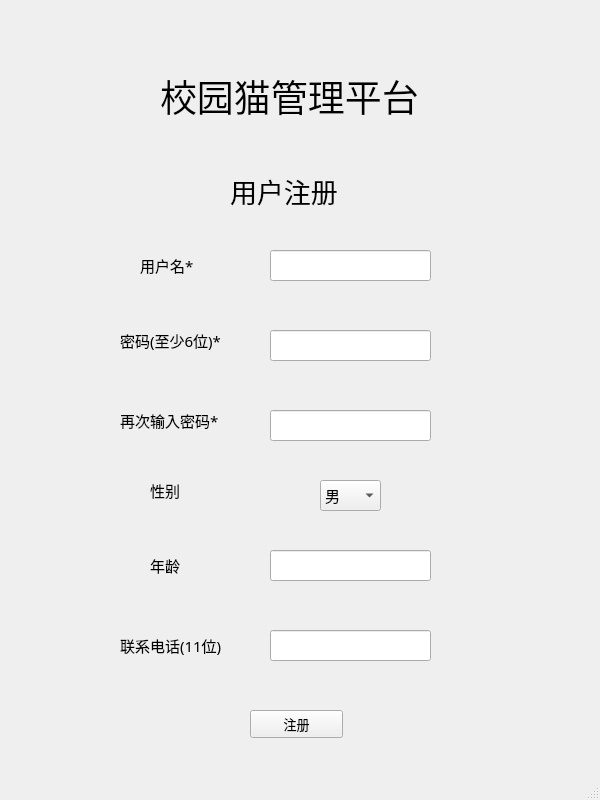
<?xml version="1.0" encoding="UTF-8"?>
<ui version="4.0">
 <class>MainWindow</class>
 <widget class="QMainWindow" name="MainWindow">
  <property name="geometry">
   <rect>
    <x>0</x>
    <y>0</y>
    <width>600</width>
    <height>800</height>
   </rect>
  </property>
  <property name="windowTitle">
   <string>register</string>
  </property>
  <property name="windowIcon">
   <iconset>
    <normaloff>images/m.jpg</normaloff>images/m.jpg</iconset>
  </property>
  <widget class="QWidget" name="centralwidget">
   <widget class="QLabel" name="label">
    <property name="geometry">
     <rect>
      <x>230</x>
      <y>170</y>
      <width>131</width>
      <height>41</height>
     </rect>
    </property>
    <property name="font">
     <font>
      <family>等线 Light</family>
      <pointsize>20</pointsize>
     </font>
    </property>
    <property name="text">
     <string>用户注册</string>
    </property>
   </widget>
   <widget class="QLabel" name="label_2">
    <property name="geometry">
     <rect>
      <x>160</x>
      <y>70</y>
      <width>331</width>
      <height>51</height>
     </rect>
    </property>
    <property name="font">
     <font>
      <family>等线 Light</family>
      <pointsize>28</pointsize>
     </font>
    </property>
    <property name="text">
     <string>校园猫管理平台</string>
    </property>
   </widget>
   <widget class="QLabel" name="label_3">
    <property name="geometry">
     <rect>
      <x>100</x>
      <y>60</y>
      <width>61</width>
      <height>61</height>
     </rect>
    </property>
    <property name="text">
     <string/>
    </property>
    <property name="pixmap">
     <pixmap>images/图标1.png</pixmap>
    </property>
   </widget>
   <widget class="QLineEdit" name="edit_username">
    <property name="geometry">
     <rect>
      <x>270</x>
      <y>250</y>
      <width>161</width>
      <height>31</height>
     </rect>
    </property>
    <property name="font">
     <font>
      <family>Arial</family>
      <pointsize>10</pointsize>
     </font>
    </property>
    <property name="placeholderText">
     <string/>
    </property>
   </widget>
   <widget class="QLabel" name="label_4">
    <property name="geometry">
     <rect>
      <x>140</x>
      <y>250</y>
      <width>71</width>
      <height>31</height>
     </rect>
    </property>
    <property name="font">
     <font>
      <family>等线 Light</family>
      <pointsize>11</pointsize>
     </font>
    </property>
    <property name="text">
     <string>用户名*</string>
    </property>
   </widget>
   <widget class="QLabel" name="label_5">
    <property name="geometry">
     <rect>
      <x>120</x>
      <y>330</y>
      <width>121</width>
      <height>21</height>
     </rect>
    </property>
    <property name="font">
     <font>
      <family>等线 Light</family>
      <pointsize>11</pointsize>
     </font>
    </property>
    <property name="text">
     <string>密码(至少6位)*</string>
    </property>
   </widget>
   <widget class="QLabel" name="label_6">
    <property name="geometry">
     <rect>
      <x>120</x>
      <y>400</y>
      <width>121</width>
      <height>41</height>
     </rect>
    </property>
    <property name="font">
     <font>
      <family>等线 Light</family>
      <pointsize>11</pointsize>
     </font>
    </property>
    <property name="text">
     <string>再次输入密码*</string>
    </property>
   </widget>
   <widget class="QLabel" name="label_7">
    <property name="geometry">
     <rect>
      <x>150</x>
      <y>480</y>
      <width>71</width>
      <height>21</height>
     </rect>
    </property>
    <property name="font">
     <font>
      <family>等线 Light</family>
      <pointsize>11</pointsize>
     </font>
    </property>
    <property name="text">
     <string>性别</string>
    </property>
   </widget>
   <widget class="QLabel" name="label_8">
    <property name="geometry">
     <rect>
      <x>120</x>
      <y>630</y>
      <width>131</width>
      <height>31</height>
     </rect>
    </property>
    <property name="font">
     <font>
      <family>等线 Light</family>
      <pointsize>11</pointsize>
     </font>
    </property>
    <property name="text">
     <string>联系电话(11位)</string>
    </property>
   </widget>
   <widget class="QLineEdit" name="edit_password">
    <property name="geometry">
     <rect>
      <x>270</x>
      <y>330</y>
      <width>161</width>
      <height>31</height>
     </rect>
    </property>
    <property name="font">
     <font>
      <family>Arial</family>
      <pointsize>10</pointsize>
     </font>
    </property>
    <property name="echoMode">
     <enum>QLineEdit::Password</enum>
    </property>
    <property name="placeholderText">
     <string/>
    </property>
   </widget>
   <widget class="QLineEdit" name="edit_password2">
    <property name="geometry">
     <rect>
      <x>270</x>
      <y>410</y>
      <width>161</width>
      <height>31</height>
     </rect>
    </property>
    <property name="font">
     <font>
      <family>Arial</family>
      <pointsize>10</pointsize>
     </font>
    </property>
    <property name="echoMode">
     <enum>QLineEdit::Password</enum>
    </property>
    <property name="placeholderText">
     <string/>
    </property>
   </widget>
   <widget class="QLineEdit" name="edit_phone">
    <property name="geometry">
     <rect>
      <x>270</x>
      <y>630</y>
      <width>161</width>
      <height>31</height>
     </rect>
    </property>
    <property name="font">
     <font>
      <family>Arial</family>
      <pointsize>10</pointsize>
     </font>
    </property>
    <property name="placeholderText">
     <string/>
    </property>
   </widget>
   <widget class="QLabel" name="label_9">
    <property name="geometry">
     <rect>
      <x>460</x>
      <y>670</y>
      <width>121</width>
      <height>111</height>
     </rect>
    </property>
    <property name="text">
     <string/>
    </property>
    <property name="pixmap">
     <pixmap>images/图标2.jpg</pixmap>
    </property>
   </widget>
   <widget class="QPushButton" name="btn_register">
    <property name="geometry">
     <rect>
      <x>250</x>
      <y>710</y>
      <width>93</width>
      <height>28</height>
     </rect>
    </property>
    <property name="font">
     <font>
      <family>Agency FB</family>
      <pointsize>10</pointsize>
     </font>
    </property>
    <property name="text">
     <string>注册</string>
    </property>
   </widget>
   <widget class="QComboBox" name="cbox_gender">
    <property name="geometry">
     <rect>
      <x>320</x>
      <y>480</y>
      <width>61</width>
      <height>31</height>
     </rect>
    </property>
    <property name="font">
     <font>
      <family>等线 Light</family>
      <pointsize>11</pointsize>
     </font>
    </property>
    <property name="editable">
     <bool>false</bool>
    </property>
    <item>
     <property name="text">
      <string>男</string>
     </property>
    </item>
    <item>
     <property name="text">
      <string>女</string>
     </property>
    </item>
   </widget>
   <widget class="QLineEdit" name="edit_age">
    <property name="geometry">
     <rect>
      <x>270</x>
      <y>550</y>
      <width>161</width>
      <height>31</height>
     </rect>
    </property>
    <property name="font">
     <font>
      <family>Arial</family>
      <pointsize>10</pointsize>
     </font>
    </property>
    <property name="placeholderText">
     <string/>
    </property>
   </widget>
   <widget class="QLabel" name="label_10">
    <property name="geometry">
     <rect>
      <x>150</x>
      <y>550</y>
      <width>81</width>
      <height>31</height>
     </rect>
    </property>
    <property name="font">
     <font>
      <family>等线 Light</family>
      <pointsize>11</pointsize>
     </font>
    </property>
    <property name="text">
     <string>年龄</string>
    </property>
   </widget>
  </widget>
  <widget class="QStatusBar" name="statusbar"/>
 </widget>
 <resources/>
 <connections/>
</ui>
